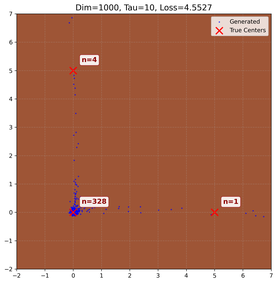
#> input picture archive/deprecated_results/results/dim_1000_tau_10.png, 277 x 283 px, shrunk from 2011 x 2049 before the run; its folder holds 4 pictures in this run
$ python merge_images.py
#> lines starting #> are read from the running program, lines starting #| are printed output that depends on the picture
#!/usr/bin/env python3
import os
import re
from PIL import Image
import glob

def extract_dim_tau(filename):
    """从文件名中提取dim和tau值"""
    match = re.match(r'dim_(\d+)_tau_(.+)\.png$', filename)
    if match:
        dim = int(match.group(1))
        tau_str = match.group(2)
        # 处理inf的情况
        if tau_str == 'inf':
            tau = float('inf')
        else:
            tau = int(tau_str)
        return dim, tau
    return None, None

def get_tau_sort_key(tau):
    """获取tau值的排序键，inf排在最后"""
    if tau == float('inf'):
        return (1, 0)  # 第二个值确保inf只有一个
    else:
        return (0, tau)

def merge_images_by_dim():
    """按dim分组合并图片"""
    # 获取所有PNG文件
    png_files = glob.glob('dim_*.png')

    # 按dim分组
    dim_groups = {}
    for filepath in png_files:
        filename = os.path.basename(filepath)
        dim, tau = extract_dim_tau(filename)
        if dim is not None:
            if dim not in dim_groups:
                dim_groups[dim] = []
            dim_groups[dim].append((tau, filepath))

    # 处理每个dim组
    for dim in sorted(dim_groups.keys()):
        print(f"处理 dim={dim} 组...")

        # 按tau排序
        images_data = dim_groups[dim]
        images_data.sort(key=lambda x: get_tau_sort_key(x[0]))

        # 加载图片
        images = []
        for tau, filepath in images_data:
            try:
                img = Image.open(filepath)
#> img is the input picture: PIL image 277x283 RGBA; mean R, G, B, A 173.4, 114.5, 90.2, 255
                images.append(img)
                tau_str = 'inf' if tau == float('inf') else str(tau)
                print(f"  加载: tau={tau_str}")
            except Exception as e:
                print(f"  错误: 无法加载 {filepath}: {e}")

        if not images:
            print(f"  警告: dim={dim} 组没有有效图片")
            continue

        # 合并图片（3x3网格排列）
        widths, heights = zip(*(i.size for i in images))
        max_width = max(widths)
        max_height = max(heights)

        # 创建3x3网格图片
        grid_cols = 3
        grid_rows = 3
        total_width = max_width * grid_cols
        total_height = max_height * grid_rows

        merged_image = Image.new('RGB', (total_width, total_height))
#> merged_image: PIL image 831x849 RGB; every value is 0

        # 粘贴图片到网格位置
        for i, img in enumerate(images):
            row = i // grid_cols
            col = i % grid_cols
            x_offset = col * max_width
            y_offset = row * max_height
            merged_image.paste(img, (x_offset, y_offset))
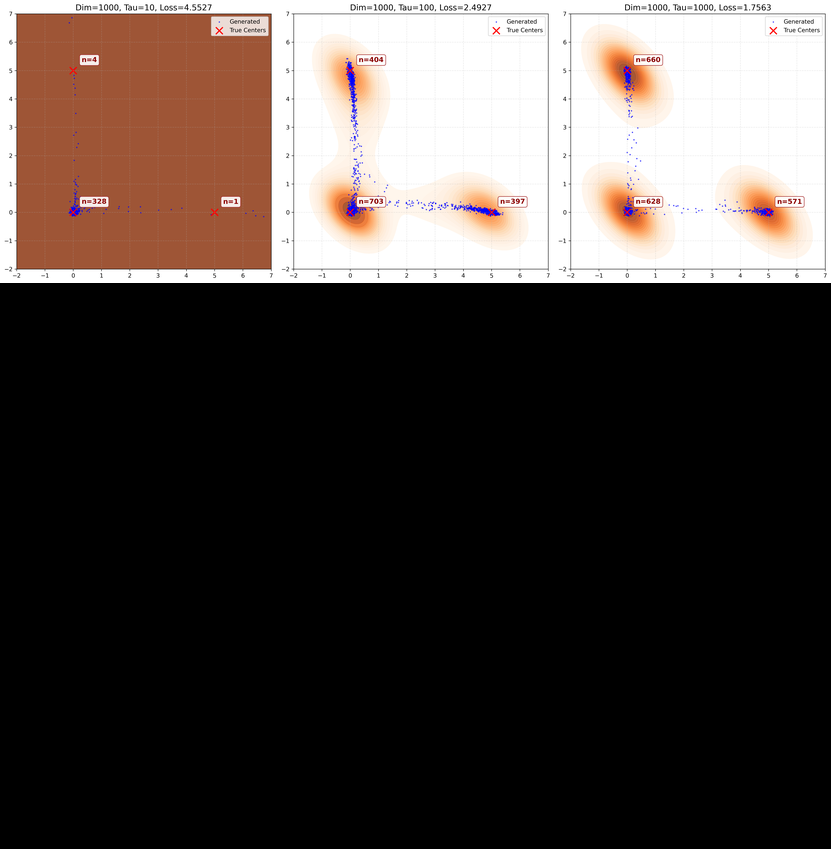
#> merged_image: PIL image 831x849 RGB; mean R, G, B 74.4, 66, 62.3

        # 保存合并后的图片
        output_filename = f'dim_{dim}.png'
        merged_image.save(output_filename)
        print(f"  保存: {output_filename} (尺寸: {merged_image.size})")
#|   保存: dim_1000.png (尺寸: (831, 849))

        # 关闭图片
        for img in images:
            img.close()
        merged_image.close()

    print(f"\n完成！共处理了 {len(dim_groups)} 个dim组")

if __name__ == "__main__":
    merge_images_by_dim()

$ run again, on archive/deprecated_results/results/dim_1000_tau_200.png
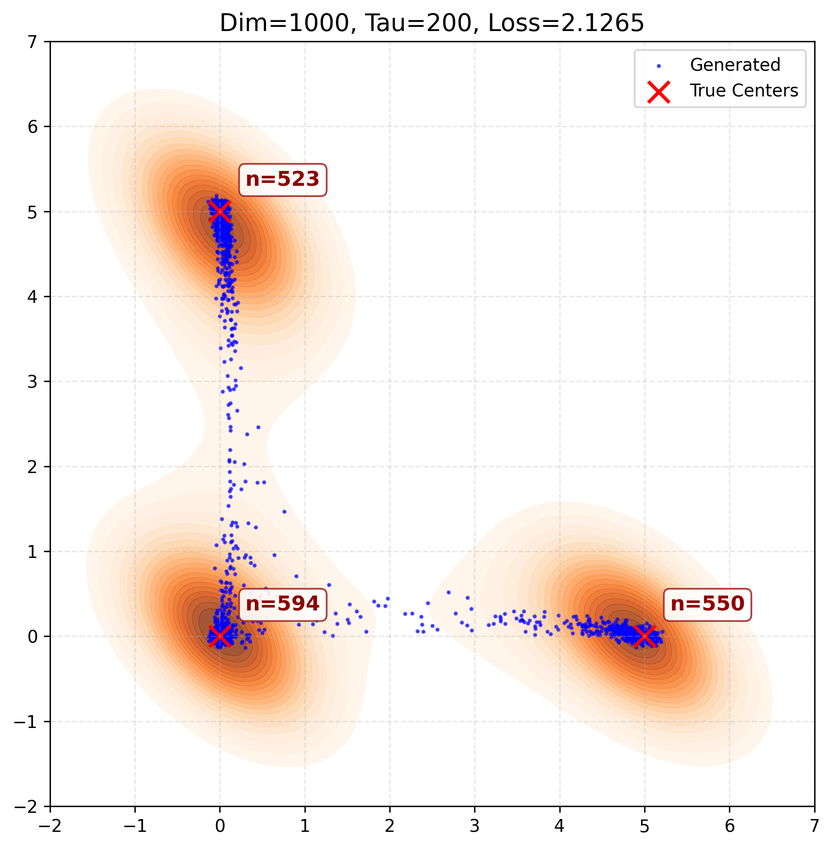
#> input picture archive/deprecated_results/results/dim_1000_tau_200.png, 832 x 848 px, shrunk from 2011 x 2049 before the run
#> in merge_images_by_dim, img is the input picture: PIL image 832x848 RGBA; mean R, G, B, A 248.2, 238.5, 233.4, 255
#> widths = (832,); heights = (848,)
#> max_width = 832
#> max_height = 848
#> total_width = 2496
#> total_height = 2544
#> the loop in merge_images_by_dim, `for i, img in enumerate(images):` made 1 pass
#> (row, col, x_offset, y_offset) on pass 1: (0, 0, 0, 0)
#> after the loop in merge_images_by_dim, `for i, img in enumerate(images):`:
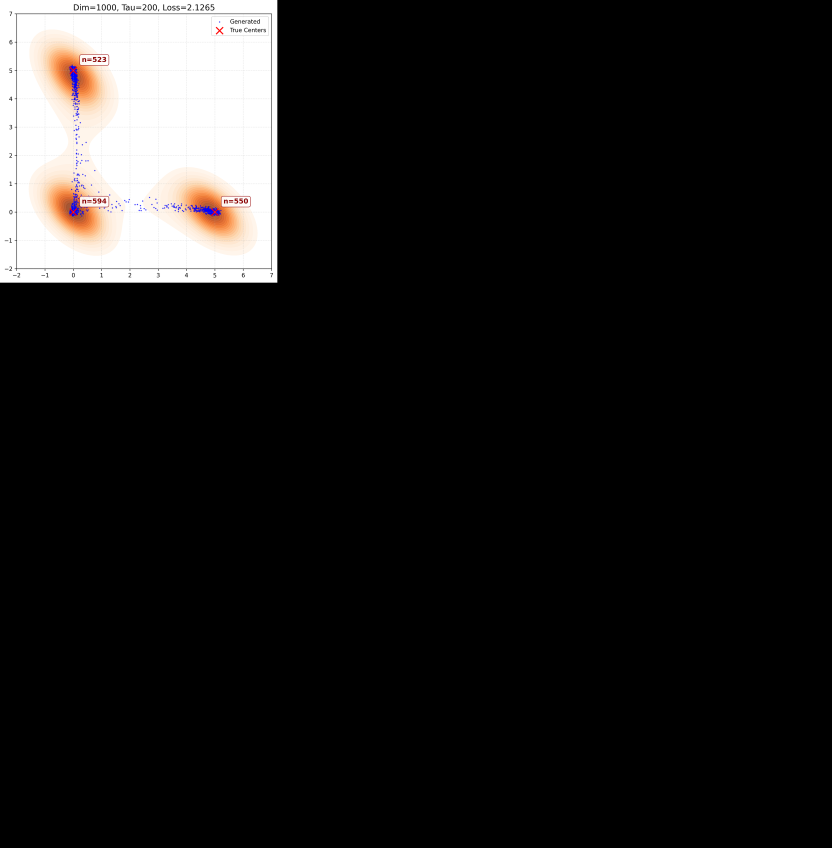
#> merged_image: PIL image 2496x2544 RGB (shown at 1/3 size); mean R, G, B 27.6, 26.5, 25.9
#|   保存: dim_1000.png (尺寸: (2496, 2544))
#> the loop in merge_images_by_dim, `for img in images:` made 1 pass

$ run again, on archive/deprecated_results/results/dim_1000_tau_50.png
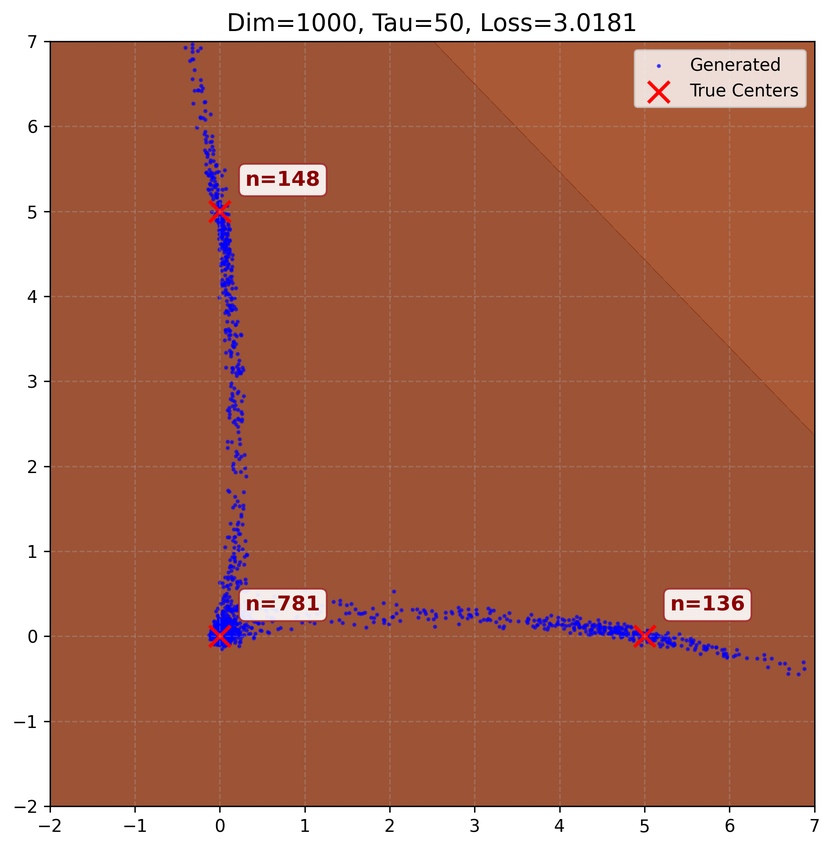
#> input picture archive/deprecated_results/results/dim_1000_tau_50.png, 832 x 848 px, shrunk from 2011 x 2049 before the run
#> in merge_images_by_dim, img is the input picture: PIL image 832x848 RGBA; mean R, G, B, A 172.2, 113.4, 92.3, 255
#> widths = (832,); heights = (848,)
#> max_width = 832
#> max_height = 848
#> total_width = 2496
#> total_height = 2544
#> the loop in merge_images_by_dim, `for i, img in enumerate(images):` made 1 pass
#> (row, col, x_offset, y_offset) on pass 1: (0, 0, 0, 0)
#> after the loop in merge_images_by_dim, `for i, img in enumerate(images):`:
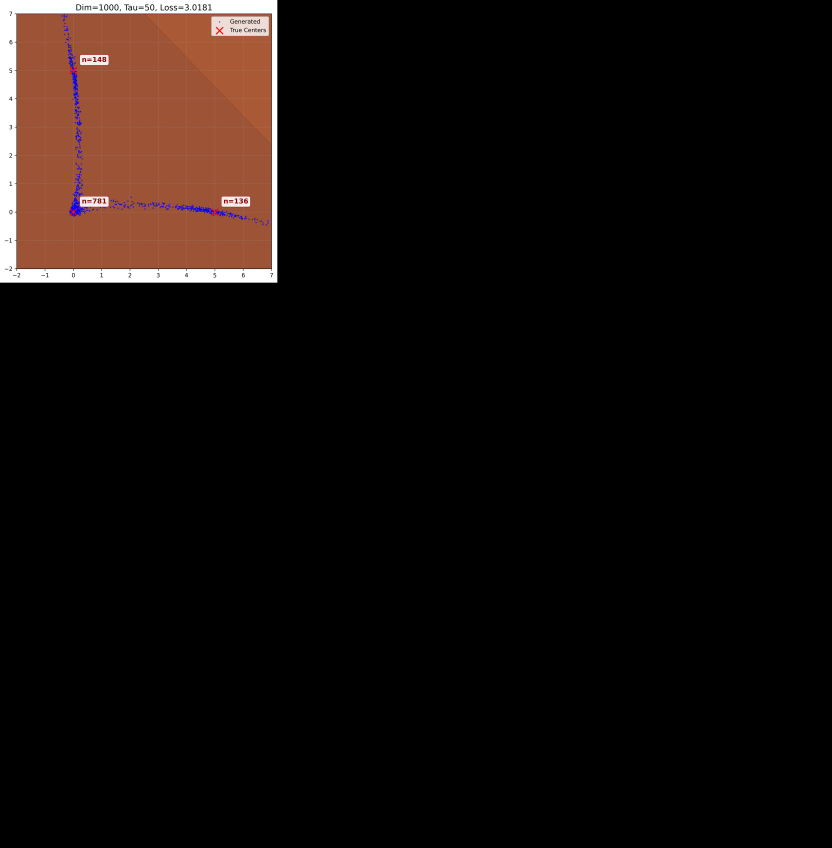
#> merged_image: PIL image 2496x2544 RGB (shown at 1/3 size); mean R, G, B 19.1, 12.6, 10.3
#|   保存: dim_1000.png (尺寸: (2496, 2544))
#> the loop in merge_images_by_dim, `for img in images:` made 1 pass
